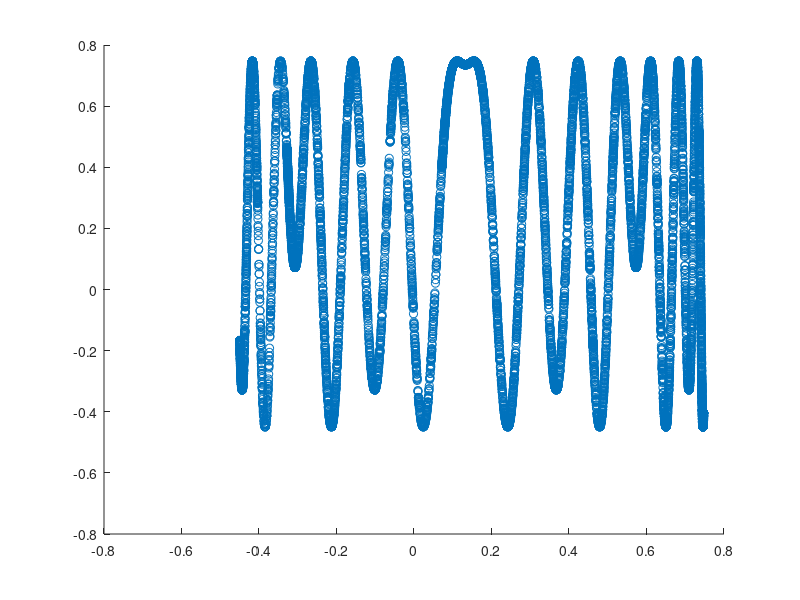

MATLAB code to generate this figure:

%% Parameters
found_solution = false;
NMAX = 11000;
X_VALS = zeros(NMAX, 1);

while found_solution == false
    as = 9 * rand(3, 1) - 4.5;
    
    LSUM = 0;
    NL = 0;

    X = 0;
    

    stopped = false;

    for N = 1 : NMAX
        N
        X_VALS(N) = X;
        XNEW = as(1) + as(2) * X + as(3) * X^2;

        % Return if determined to be unbounded
        if (abs(XNEW) > 1e6) 
            disp("Unbounded");
            stopped = true;
            break;
        end

        % Calculate Lyapunov exponent
        DF = abs(as(2) + 2 * as(3) * X);
        if (DF > 0)
           LSUM = LSUM + log2(DF);
           NL = NL + 1;
           L = LSUM / NL;
        end

        % Stops if fixed point
        if (abs(XNEW - X) < 1e-6) 
            disp("Fixed point");
            stopped = true;
            break;
        end

        % Stops if limit cycle
        if ((N > 100) && (L < 0.005))
           disp("Limit cycle");
           stopped = true;
           break;
        end

        X = XNEW

    end
    
    % Plots if found solution
    if (stopped == false)
        found_solution = true;
    end
end
%%
close(figure(1));
figure(1);
interval = 200;

gap = 5;
scatter(X_VALS(1 : end - gap), X_VALS(1 + gap: end) );
